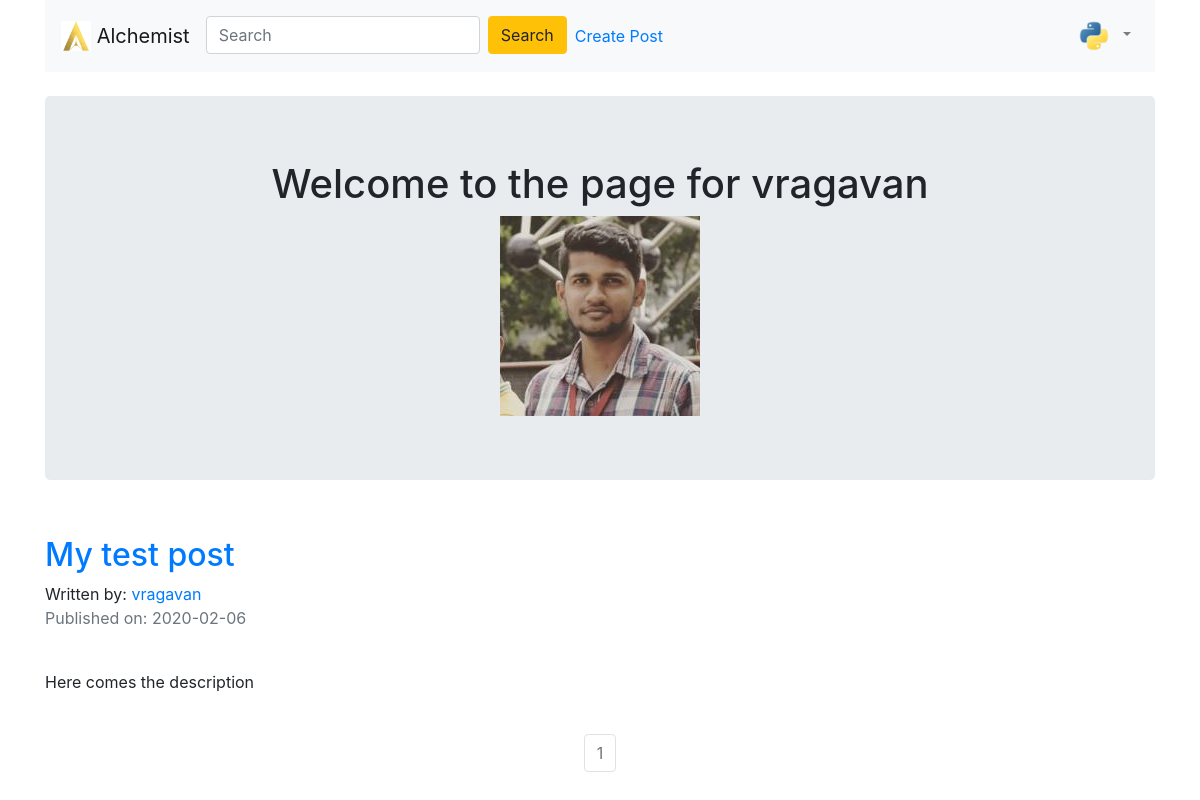
/vragavan (signed in), run on the app's committed database.
### alchemist/models.py (models this page shows, shortened)
class User(db.Model, UserMixin):
    __tablename__ = 'users'
    id = db.Column(db.Integer, primary_key = True)
    profile_image = db.Column(db.String(20), nullable=False, default='default_profile.png')
    email = db.Column(db.String(64), unique=True, index=True)
    username = db.Column(db.String(64), unique=True, index=True)
    password_hash = db.Column(db.String(128))
    posts = db.relationship('BlogPost', backref='author', lazy=True)

class BlogPost(db.Model):
    users = db.relationship(User)
    id = db.Column(db.Integer, primary_key=True)
    user_id = db.Column(db.Integer, db.ForeignKey('users.id'), nullable=False)
    date = db.Column(db.DateTime, nullable=False, default=datetime.utcnow)
    title = db.Column(db.String(140), nullable=False)
    text = db.Column(db.Text, nullable=False)

### alchemist/users/views.py (the view)
@users.route("/<username>")
def user_posts(username):
    page = request.args.get('page', 1, type=int)
    user = User.query.filter_by(username=username).first_or_404()
    blog_posts = BlogPost.query.filter_by(author=user).order_by(BlogPost.date.desc()).paginate(page=page, per_page=5)
    return render_template('user_blog_posts.html', blog_posts=blog_posts, user=user)

### alchemist/models.py (called while the page is built)
@login_manager.user_loader
def load_user(user_id):
    return User.query.get(user_id)

### alchemist/templates/user_blog_posts.html (shortened to what this page needs)
{% extends "base.html" %}
{% block content %}
<div class="container">
  <div class="jumbotron">
    <div align='center'>
      <h1 >Welcome to the page for {{user.username}}</h1>
      <img align='center' src="{{ url_for('static', filename='profile_pics/' + user.profile_image) }}">
    </div>
  </div>
{% for post in blog_posts.items %}
          <h2><a href="{{ url_for('blog_posts.blog_post', blog_post_id=post.id) }}">{{ post.title }}</a></h2>
          Written by: <a href="{{ url_for('users.user_posts', username=post.author.username) }}">{{ post.author.username }}</a>
          <p class="text-muted">Published on: {{ post.date.strftime('%Y-%m-%d') }}</p>
          <br>
            <p>{{post.text}}</p>
          <br>
{% endfor %}
</div>
<nav aria-label="Page navigation example">
  <ul class="pagination justify-content-center">
    {% for page_num in blog_posts.iter_pages(left_edge=1, right_edge=1, left_current=1, right_current=2) %}
            {% if blog_posts.page == page_num %}
              <li class="page-item disabled">
                <a class="page-link" href="{{ url_for('users.user_posts', username=user.username, page=page_num) }}">{{ page_num }}</a></li>
            {% else %}
              <li class="page-item"><a class="page-link" href="{{ url_for('users.user_posts', username=user.username, page=page_num) }}">{{ page_num }}</a></li>
            {% endif %}
    {% endfor %}
</nav>
{% endblock content %}

### alchemist/templates/base.html (shortened to what this page needs)
<!DOCTYPE html>
<html>
  <head>
    <link rel="stylesheet" href="https://maxcdn.bootstrapcdn.com/bootstrap/4.0.0/css/bootstrap.min.css">
  </head>
  <body>
    <div class="container">
    <nav class="navbar navbar-light bg-light  navbar-expand-lg  sticky-top  ">
      <a class="navbar-brand" href="{{url_for("core.index")}}">
        <img src="../static/logo.png" width="auto" height="30" class="d-inline-block align-top" alt="">
      Alchemist
      </a>
      <div class="collapse navbar-collapse" id="navbarText">
        <ul class="navbar-nav mr-auto">
          <li class="nav-item">
            <span class="align-middle">
              <form class="form-inline my-2 my-lg-0">
                <input class="form-control mr-sm-2" type="search" placeholder="Search" aria-label="Search">
                <button class="btn btn-warning my-2 my-sm-0" type="submit">Search</button>
              </form>
            </span>
          </li>
          {% if current_user.is_authenticated %}
          <li class="nav-link"><a href="{{ url_for('blog_posts.create_post') }}">Create Post</a></li>
          {% endif %}
        </ul>
        {% if current_user.is_authenticated %}
        <div class="nav-text">
          <ul class="navbar-nav mr-auto">
            <li class="nav-item dropdown">
              <a class="nav-link dropdown-toggle" href="#" id="navbarDropdownMenuLink" role="button" data-toggle="dropdown" aria-haspopup="true" aria-expanded="false">
                <img src="{{ url_for('static', filename='profile_pics/' + current_user.profile_image) }}" width="40" height="40" class="rounded-circle">
              </a>
            </li>
          </ul>
        </div>
        {% else %}
        <li class="nav-link"><a href="{{ url_for('users.login') }}">Log In</a></li>
        <li class="nav-link"><a href="{{ url_for('users.register') }}">Register</a></li>
        {% endif %}
      </div>
    </nav>
  </div>
  {% block content %}
  {% endblock %}
  </body>
</html>

### data on the page
User: profile_image (picture)
User: username "vragavan", profile_image (picture)
BlogPost: title "My test post", author.username "vragavan", date "2020-02-06", text "Here comes the description"

### other printed values
{{ page_num }} "1"
